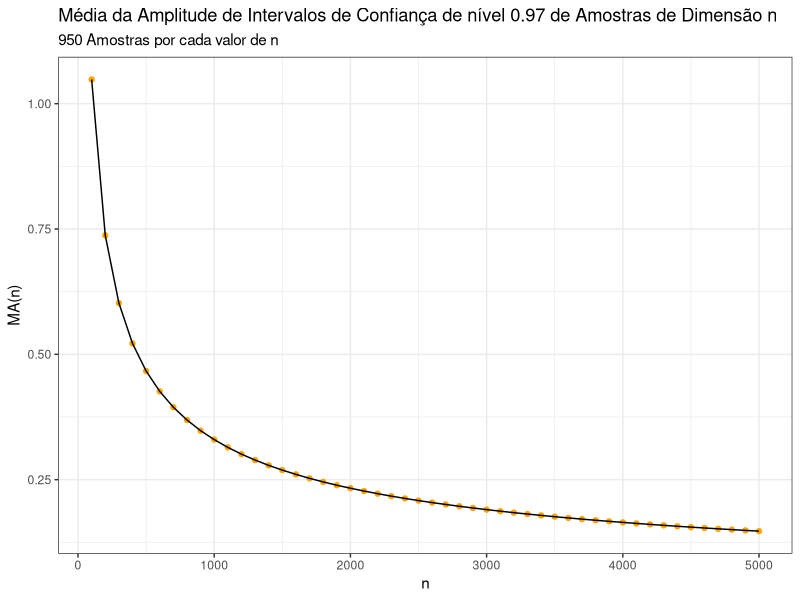

Generate this figure with R:
library(ggplot2)
set.seed(304); m <-950; n <- seq(100, 5000, 100); conf <- 0.97; q <- conf+(1-conf)/2
MAT = matrix(50)

for(i in 1:50) {
  set.seed(304)
  X = matrix(rexp(m*n[i], 2.4), ncol = n[i], byrow=TRUE)
  media = apply(X, 1, mean)
  int.min = (1-qnorm(q)/sqrt(n[i]))/media
  int.max = (1+qnorm(q)/sqrt(n[i]))/media
  MAT[i] = mean(int.max-int.min)
}

df <- data.frame(MAT, n)

ggplot(df, aes(x=n, y=MAT)) +
  geom_point(color="orange") + geom_line() +
  labs(x="n", y="MA(n)", title="Média da Amplitude de Intervalos de Confiança de nível 0.97 de Amostras de Dimensão n", 
       subtitle = "950 Amostras por cada valor de n", color="MA(n)") +
  theme_bw()
